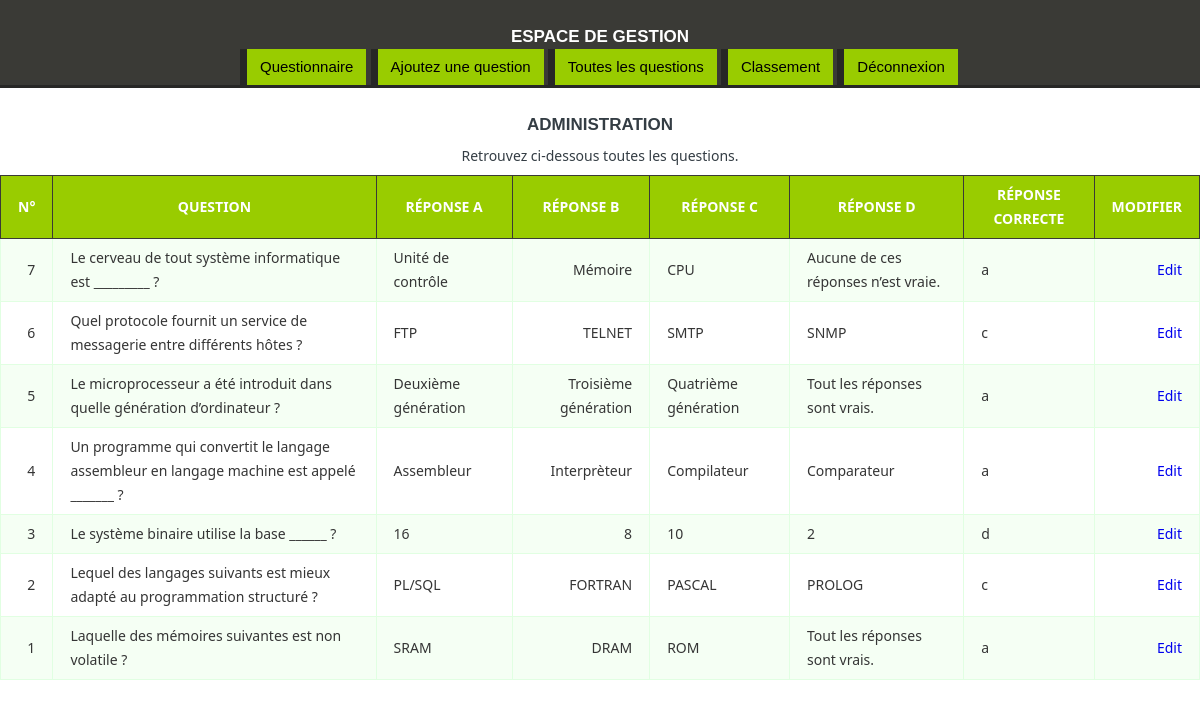
The page /allquestions.php (signed in) on the database as committed earlier.
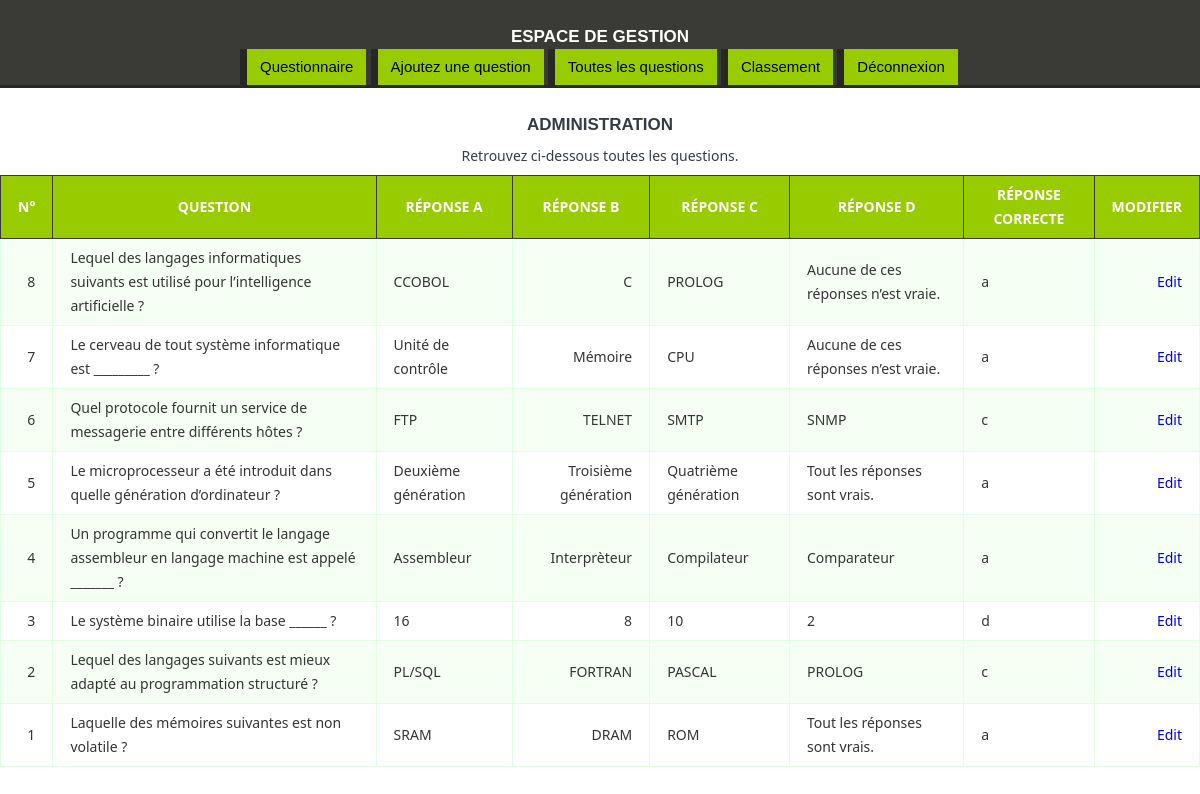
The same page on the database as committed later.
### tables this page shows
CREATE TABLE IF NOT EXISTS `questions` (
  `qid` int(11) NOT NULL AUTO_INCREMENT,
  `qno` int(11) NOT NULL,
  `question` text NOT NULL,
  `ans1` text NOT NULL,
  `ans2` text NOT NULL,
  `ans3` text NOT NULL,
  `ans4` text NOT NULL,
  `correct_answer` varchar(1) NOT NULL,
  PRIMARY KEY (`qid`)
);

### allquestions.php (the view, shortened to what this page needs)
<?php include "connection.php";
if (isset($_SESSION['admin'])) {
?>
<!DOCTYPE html>
<html>
	<head>
		<link rel="stylesheet" type="text/css" href="css/style.css">
		<link rel="stylesheet" type="text/css" href="css/style1.css">
	</head>
	<body>
		<header>
			<div class="container">
				<h1>Espace de gestion</h1>
				<a href="index.php" class="start">Questionnaire</a>
				<a href="add.php" class="start">Ajoutez une question</a>
				<a href="allquestions.php" class="start">Toutes les questions</a>
				<a href="players.php" class="start">Classement</a>
				<a href="exit.php" class="start">Déconnexion</a>
			</div>
		</header>
	<h1>Administration</h1>
	<table class="data-table">
		<caption class="title">Retrouvez ci-dessous toutes les questions.</caption>
		<thead>
			<tr>
				<th>N°</th>
				<th>Question</th>
				<th>Réponse A</th>
				<th>Réponse B</th>
				<th>Réponse C</th>
				<th>Réponse D</th>
				<th>Réponse correcte</th>
				<th>Modifier</th>
			</tr>
		</thead>
		<tbody>
        <?php
            $query = "SELECT * FROM questions ORDER BY qno DESC";
            $select_questions = mysqli_query($conn, $query) or die(mysqli_error($conn));
            if (mysqli_num_rows($select_questions) > 0 ) {
            while ($row = mysqli_fetch_array($select_questions)) {
                $qno = $row['qno'];
                $question = $row['question'];
                $option1 = $row['ans1'];
                $option2 = $row['ans2'];
                $option3 = $row['ans3'];
                $option4 = $row['ans4'];
                $Answer = $row['correct_answer'];
                echo "<tr>";
                echo "<td>$qno</td>";
                echo "<td>$question</td>";
                echo "<td>$option1</td>";
                echo "<td>$option2</td>";
                echo "<td>$option3</td>";
                echo "<td>$option4</td>";
                echo "<td>$Answer</td>";
                echo "<td> <a href='editquestion.php?qno=$qno'> Edit </a></td>";
                echo "</tr>";
             }
         }
        ?>
		</tbody>
	</table>
</body>
</html>
<?php }
else {
	header("location: admin.php");
}
?>

### css/style.css (style rules this page uses)
body { font-family: arial; font-size: 15px; line-height: 1.6em; }
a { text-decoration: none; }
.container { width: 60%; margin: 0 auto; overflow: auto; }
header { border-bottom: 3px #272726 solid; background: #3A3A36; color: white; }
a.start { display: inline-block; color: #000000; background: #99CC00; border-left: 7px #272726 solid; padding:6px 13px; }

### css/style1.css (style rules this page uses)
body { font-size: 15px; color: #343d44; font-family: "segoe-ui", "open-sans", tahoma, arial; padding: 0; margin: 0; }
table { margin: auto; font-family: "Lucida Sans Unicode", "Lucida Grande", "Segoe Ui"; font-size: 12px; }
h1 { margin: 25px auto 0; text-align: center; text-transform: uppercase; font-size: 17px; }
table td { transition: all .5s; }
.data-table { border-collapse: collapse; font-size: 14px; min-width: 537px; }
.data-table th, .data-table td { border: 1px solid #e1ffe2; padding: 7px 17px; }
.data-table caption { margin: 7px; }
.data-table thead th { background-color: #99cc00; color: #FFFFFF; border-color: #3a3a36 !important; text-transform: uppercase; }
.data-table tbody td { color: #353535; }
.data-table tbody td:first-child, .data-table tbody td:nth-child(4), .data-table tbody td:last-child { text-align: right; }
.data-table tbody tr:nth-child(odd) td { background-color: #f5fff4; }

Rows that differ between the two databases and show on the page:
added questions: qno "8", question "Lequel des langages informatiques suivants est utilisé pour l’intelligence artificielle ?", ans1 "CCOBOL", ans2 "C", ans3 "PROLOG", ans4 "Aucune de ces réponses n’est vraie.", correct_answer "a"
